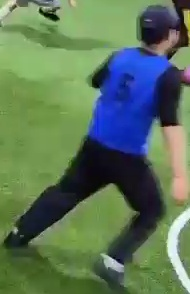
#> input picture test/img/track_id-1.jpg, 190 x 294 px; its folder holds only this picture in this run
$ jupyter execute --allow-errors test-team-assign.ipynb
#> lines starting #> are read from the running program, lines starting #| are printed output that depends on the picture; after the words box and inside, x2 and y2 are one past the last pixel; in counts of white or black regions, pixels touching at a corner belong together
[cell 1]
from sklearn.cluster import KMeans
import cv2
from glob import glob
import numpy as np
import matplotlib.pyplot as plt

[cell 2]
image_list=[]
image_path_list=glob('img/track*')
for image_path in image_path_list:
    image=cv2.cvtColor(cv2.imread(image_path),cv2.COLOR_BGR2RGB)
    image_list.append(image)

[cell 3]
image_list[0].shape
#> Out = (294, 190, 3)

[cell 4]
uniform_color_list=[]
for image in image_list:
    image_lab=cv2.cvtColor(image,cv2.COLOR_RGB2LAB)
    image_lab_top=image_lab[int(image_lab.shape[0]*(40/100)):int(image_lab.shape[0]*(50/100)),
                            int(image_lab.shape[1]*(25/100)):int(image_lab.shape[1]*(75/100))]
    kmeans_1=KMeans(n_clusters=2,init='k-means++',n_init=20,random_state=980219)
    kmeans_1.fit(image_lab_top.reshape(-1,3))
    clustered_img=kmeans_1.labels_.reshape(image_lab_top.shape[0],image_lab_top.shape[1])
    clusters=kmeans_1.labels_.tolist()
    uniform_cluster=max(clusters,key=clusters.count)
    uniform_color_lab=kmeans_1.cluster_centers_[uniform_cluster]
    uniform_color_rgb=[int(i) for i in cv2.cvtColor(np.array([[[i for i in uniform_color_lab]]],dtype=np.uint8),cv2.COLOR_Lab2RGB).tolist()[0][0]]
    uniform_color_list.append(uniform_color_lab)
    print('--------------------------------------------------------')
    print(uniform_color_rgb)
    fig=plt.figure()
    ax1=fig.add_subplot(1,3,1)
    ax2=fig.add_subplot(1,3,2)
    ax3=fig.add_subplot(1,3,3)
    ax1.set_title('Original Image')
    ax1.imshow(image[int(image.shape[0]*(40/100)):int(image.shape[0]*(50/100)),
                     int(image.shape[1]*(25/100)):int(image.shape[1]*(75/100))])
    ax2.set_title('HSV Image')
    ax2.imshow(image_lab_top)
    ax3.set_title('Clustered Image')
    ax3.imshow(clustered_img)
    plt.show()
#> this loop made 1 pass
#> (uniform_cluster, uniform_color_lab, uniform_color_rgb) on pass 1: (1, [68.38, 167.2, 61.32], [22, 46, 168])
#| --------------------------------------------------------
#| [22, 46, 168]
#> pass 1, `clustered_img=kmeans_1.labels_.reshape(image_lab_top.shape[0],image_la..`:
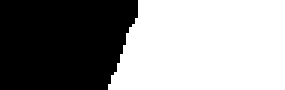
#> clustered_img: shape (30, 95) int32 (shown 3 times larger); values 0 (black) and 1 (white), 56.3% white; 1 black region, box (x1, y1, x2, y2) and area: (0, 0, 46, 30) 1245
#> pass 1, `plt.show()`:
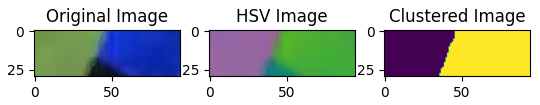
#> figure drawn by matplotlib, 3 panels
#> after the loop, uniform_color_list = [[68.38, 167.2, 61.32]]

$ run again, on test/img/track_id-5.jpg
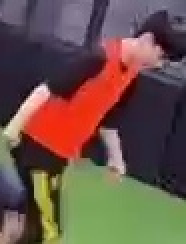
#> input picture test/img/track_id-5.jpg, 93 x 122 px (shown 2 times larger)
#> the loop `for image in image_list:` made 1 pass
#> (uniform_cluster, uniform_color_lab, uniform_color_rgb) on pass 1: (0, [127.8, 191.9, 178.7], [222, 54, 35])
#> (printed output is left out)
#> pass 1, `plt.show()`:
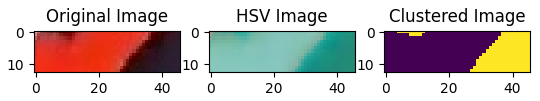
#> figure drawn by matplotlib, 3 panels
#> after the loop `for image in image_list:`: uniform_color_list = [[127.8, 191.9, 178.7]]

$ run again, on test/img/track_id-2.jpg
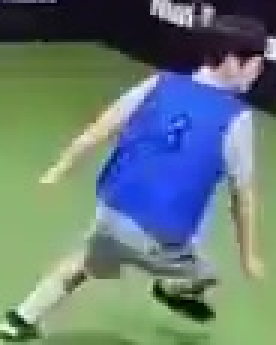
#> input picture test/img/track_id-2.jpg, 92 x 115 px (shown 3 times larger)
#> the loop `for image in image_list:` made 1 pass
#> (uniform_cluster, uniform_color_lab, uniform_color_rgb) on pass 1: (0, [98.36, 167.3, 53.15], [38, 75, 215])
#> (printed output is left out)
#> pass 1, `plt.show()`:
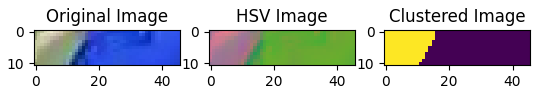
#> figure drawn by matplotlib, 3 panels
#> after the loop `for image in image_list:`: uniform_color_list = [[98.36, 167.3, 53.15]]

$ run again, on test/img/track_id-3.jpg
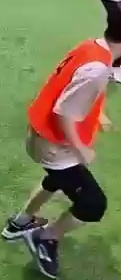
#> input picture test/img/track_id-3.jpg, 121 x 280 px
#> the loop `for image in image_list:` made 1 pass
#> (uniform_cluster, uniform_color_lab, uniform_color_rgb) on pass 1: (0, [104.4, 180.6, 168.9], [179, 47, 33])
#> (printed output is left out)
#> pass 1, `clustered_img=kmeans_1.labels_.reshape(image_lab_top.shape[0],image_la..`:
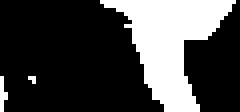
#> clustered_img: shape (28, 60) int32 (shown 4 times larger); values 0 (black) and 1 (white), 27.1% white; 3 white regions (2 under 20 px), largest, box (x1, y1, x2, y2) and area: (25, 0, 59, 28) 442
#> pass 1, `plt.show()`:
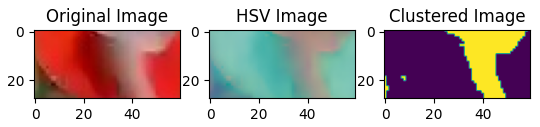
#> figure drawn by matplotlib, 3 panels
#> after the loop `for image in image_list:`: uniform_color_list = [[104.4, 180.6, 168.9]]
